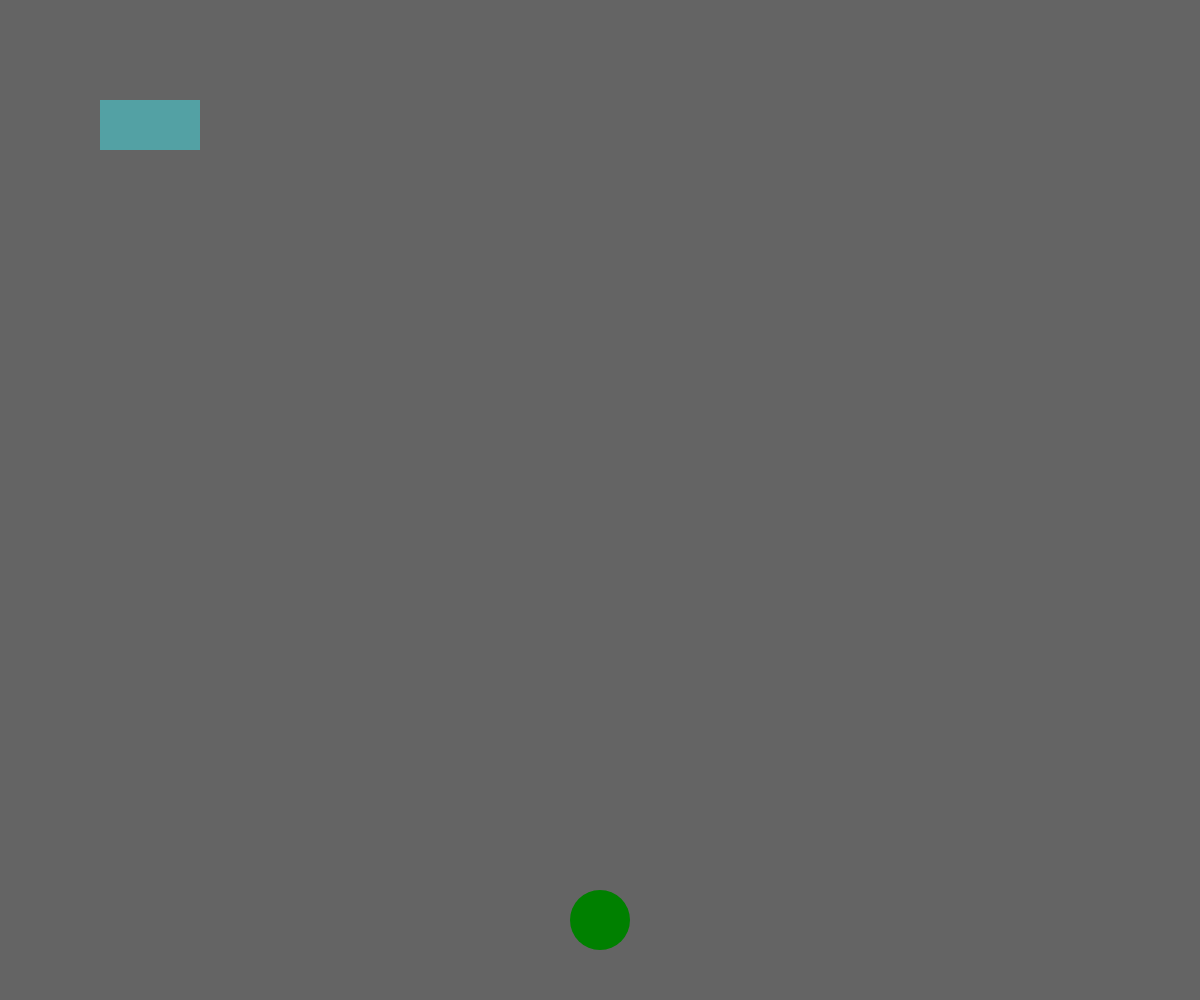
Frame 1 (no input)
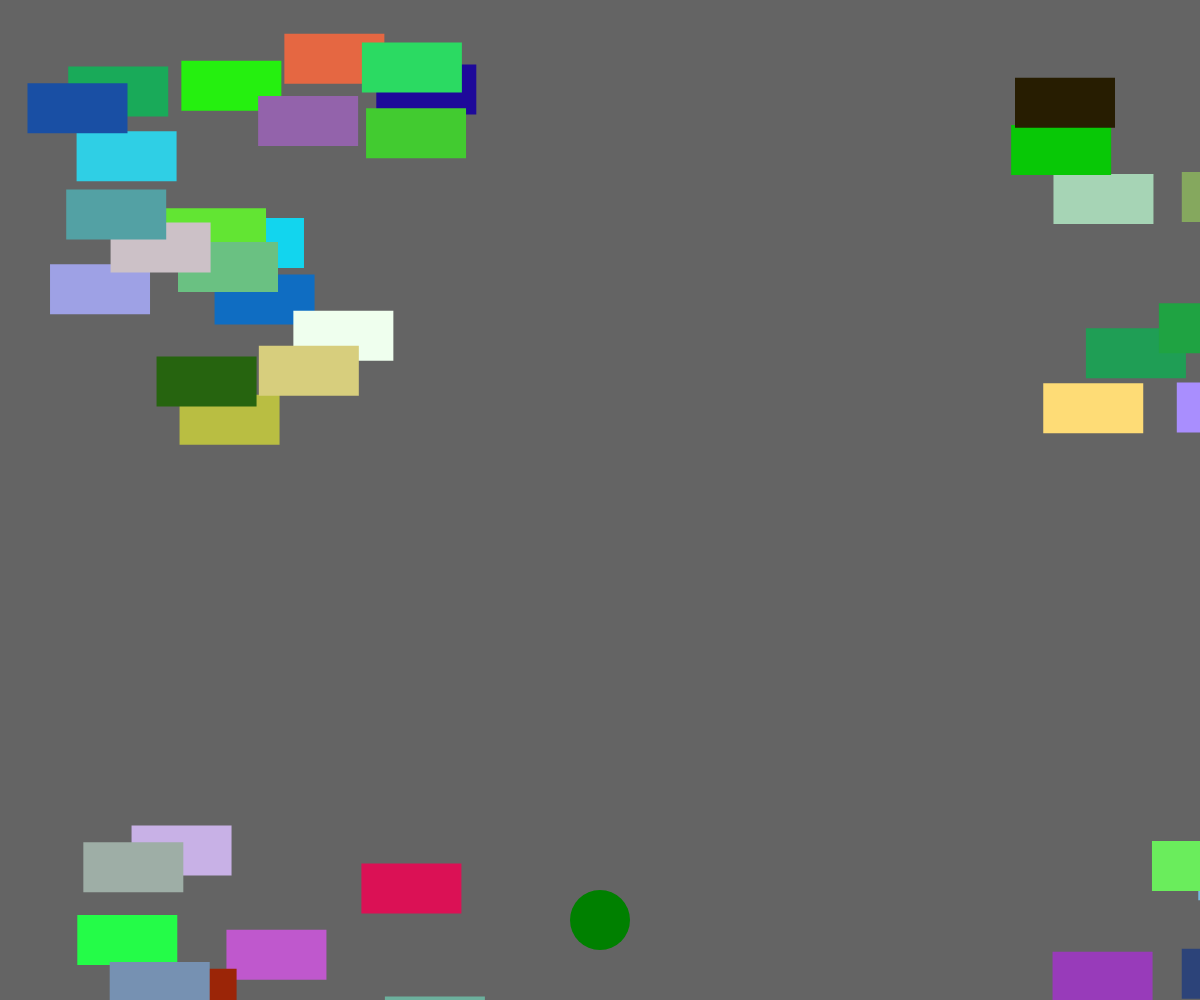
Frame 60 (no input)
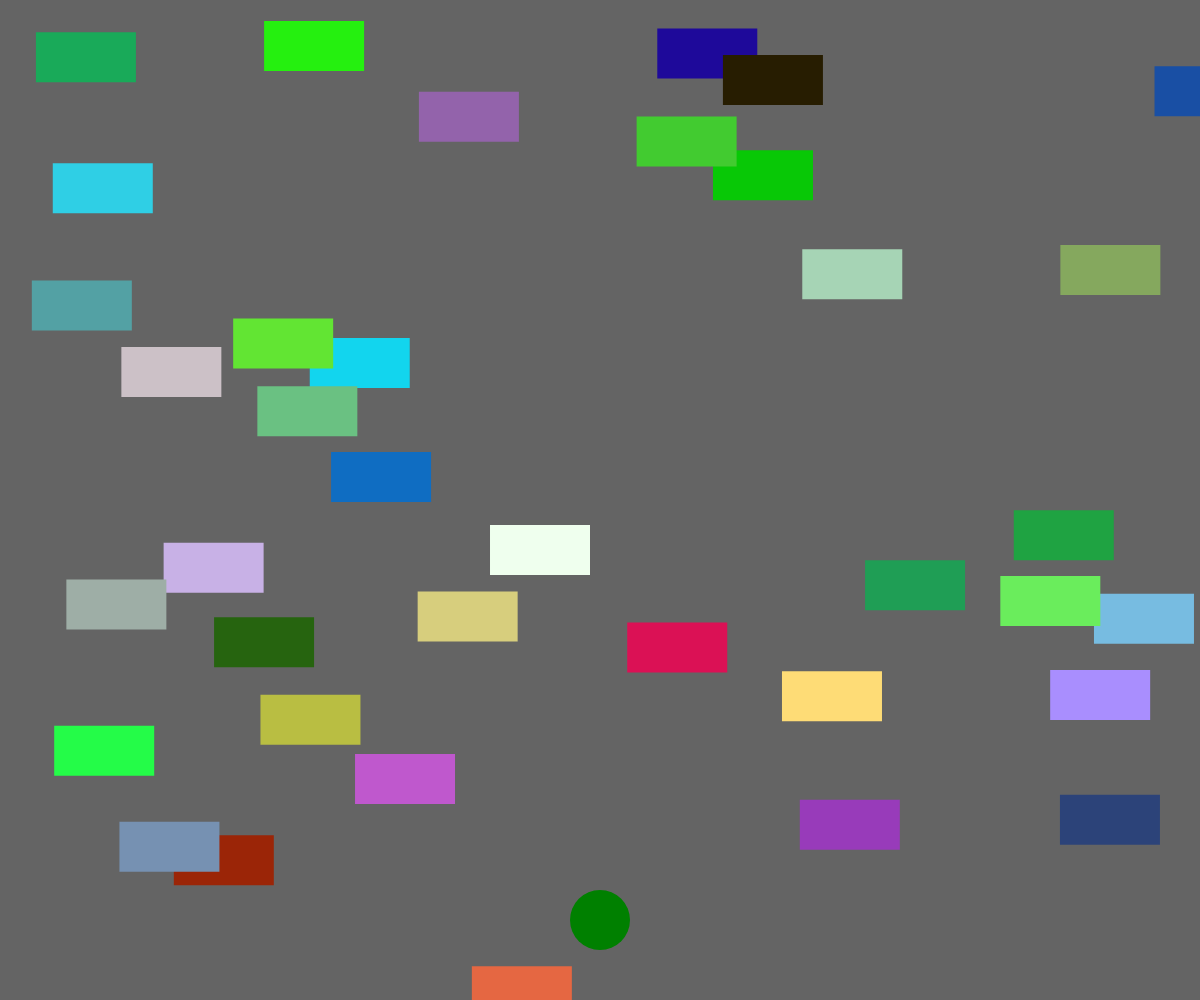
Frame 120 (the mouse pressed at the canvas centre since frame 60)

The p5.js sketch that drew these frames (run headless with seeded random() and noise() and a simulated clock; from frame 60 on, the mouse is pressed at the canvas centre):

// p5.js sketch
// ── sketch.js
var cars = [];
var frogPos;
var myState = 0;

function setup() {
  createCanvas(windowWidth, windowHeight);
  for (var i = 0; i < 40; i++) {
    cars.push(new Car());
  }
  noStroke();
  frogPos = createVector(width / 2, height - 80);
}

function draw() {
  background(100);
  for (var i = 0; i < cars.length; i++) {
      cars[i].display();
      cars[i].drive();
      if (cars[i].pos.dist(frogPos) < 90) {
        cars.splice(i, 1);
      }
    }

    //frog
    fill('green');
    ellipse(frogPos.x, frogPos.y, 60, 60);
    checkForKeys();
  }

  //car class
  function Car() {
    //attributes
    this.pos = createVector(100, 100);
    this.vel = createVector(random(-5, 5), random(-5, 5));
    this.r = random(255);
    this.g = random(255);
    this.b = random(255);

    //methods
    this.display = function() {
      fill(this.r, this.g, this.b);
      rect(this.pos.x, this.pos.y, 100, 50);

    }
    this.drive = function() {
      this.pos.add(this.vel);
      if (this.pos.x > width) this.pos.x = 0;
      if (this.pos.x < 0) this.pos.x = width;
      if (this.pos.y > height) this.pos.y = 0;
      if (this.pos.y < 0) this.pos.y = height;
    }
  }

  function checkForKeys() {
    if (keyIsDown(LEFT_ARROW)) frogPos.x = frogPos.x - 5;
    if (keyIsDown(RIGHT_ARROW)) frogPos.x = frogPos.x + 5;
    if (keyIsDown(UP_ARROW)) frogPos.y = frogPos.y - 5;
    if (keyIsDown(DOWN_ARROW)) frogPos.y = frogPos.y + 5;
  }
